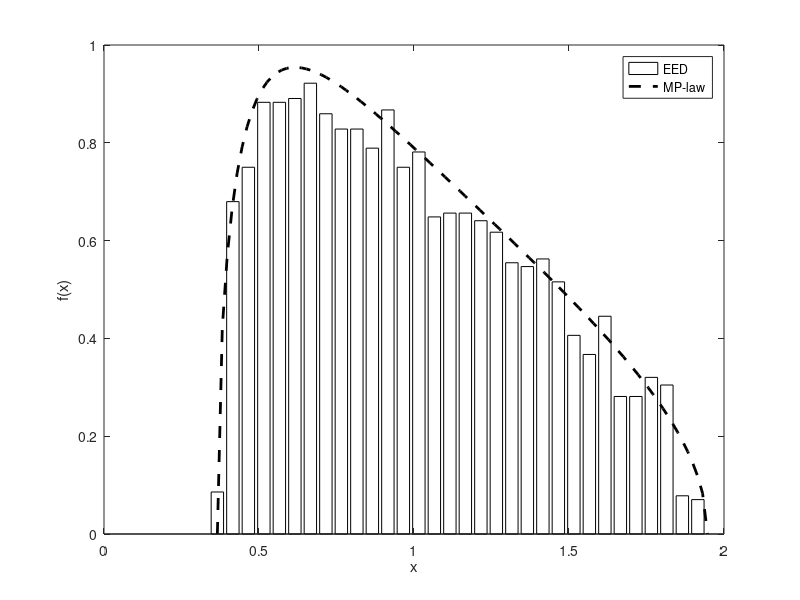

The MATLAB script that drew this image:
close all; clear all; clc

parD.U = 20; % number of UEs
parD.N = 256; % number of BS antennas
parD.trials = 128; % number of Monte-Carlo trials (transmissions)
parD.rHe = 0; % relative channel estimate error
parD.SNRdB_list = -15:3:15; % list of SNR [dB] values to be simulated 
parD.mod = '64QAM'; % modulation type: 'BPSK','QPSK','16QAM','64QAM'
parD.precoder = {'MRT','MRTi', 'ZF','ZFi', 'WF', 'WFi'}; % 
%  , 'SQUID'
switch (parD.mod)
    case 'BPSK'
        parD.symbols = [ -1 1 ];
    case 'QPSK'
        parD.symbols = [ -1-1i,-1+1i,+1-1i,+1+1i ];
    case '16QAM'
        parD.symbols = [...
            -3-3i,-3-1i,-3+3i,-3+1i, ...
            -1-3i,-1-1i,-1+3i,-1+1i, ...
            +3-3i,+3-1i,+3+3i,+3+1i, ...
            +1-3i,+1-1i,+1+3i,+1+1i ];
    case '64QAM'
        parD.symbols = [...
            -7-7i,-7-5i,-7-1i,-7-3i,-7+7i,-7+5i,-7+1i,-7+3i, ...
            -5-7i,-5-5i,-5-1i,-5-3i,-5+7i,-5+5i,-5+1i,-5+3i, ...
            -1-7i,-1-5i,-1-1i,-1-3i,-1+7i,-1+5i,-1+1i,-1+3i, ...
            -3-7i,-3-5i,-3-1i,-3-3i,-3+7i,-3+5i,-3+1i,-3+3i, ...
            +7-7i,+7-5i,+7-1i,+7-3i,+7+7i,+7+5i,+7+1i,+7+3i, ...
            +5-7i,+5-5i,+5-1i,+5-3i,+5+7i,+5+5i,+5+1i,+5+3i, ...
            +1-7i,+1-5i,+1-1i,+1-3i,+1+7i,+1+5i,+1+1i,+1+3i, ...
            +3-7i,+3-5i,+3-1i,+3-3i,+3+7i,+3+5i,+3+1i,+3+3i ];
end


parD.symbols = parD.symbols/sqrt(mean(abs(parD.symbols).^2));

% precompute bit labels
parD.card = length(parD.symbols); % cardinality
parD.bps = log2(parD.card); % number of bits per symbol
parD.bits = de2bi(0:parD.card-1,parD.bps,'left-msb'); % symbols-to-bits


% S = [];
% for t=1:parD.trials
%     
%         % generate random bit stream
%         b = randi([0 1],parD.U,parD.bps);
% 
%         % generate transmit symbols
%         idx = bi2de(b,'left-msb')+1;
%         s = parD.symbols(idx).';
%         S = [s S];
% end



t = 120; % iteration num
c = 20/128; % dimension ratio
dx = 0.05; 
sigma = 1;  
v = [];
for i = 1:t
        S = [];
        for t=1:parD.trials
    
        % generate random bit stream
                bb = randi([0 1],parD.U,parD.bps);

                % generate transmit symbols
                idx = bi2de(bb,'left-msb')+1;
                s = parD.symbols(idx).';
                S = [s S];
        end
%      X = randn(N,T);
     s = S*S';
     vv = eig(s)/128;
     v = [v vv];
end

v = sort(reshape(v,1,size(v,1)*size(v,2))); 
a = sigma*(1-sqrt(c))^2; b = sigma*(1+sqrt(c))^2;

[count, x] = hist(v, a:dx:b);
cla reset
bar(x, count/(t*20*dx), 'w'); % t*
hold on;
x = linspace (a, b);
plot(x, sqrt((x-a).*(b-x))./(2*pi*x*c*sigma),'--k', 'LineWidth', 2)
% axis([0 ceil(b) -0.1 1.5]);
xlabel('x');  ylabel('f(x)');
legend('EED', 'MP-law')
